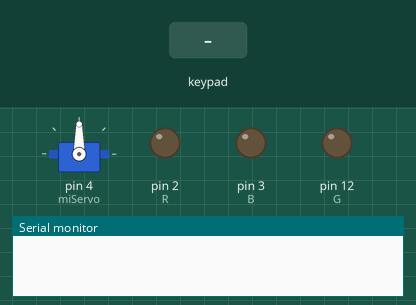
Simulated run of this sketch. Board: Arduino Uno, built with avr-gcc and run on an emulated ATmega328P. Shown: servo, output pins drawn as LEDs (lit = HIGH), the last lines printed to the serial monitor. The inputs (shaded band) are chosen by the test bench.

Above: at 1.2 s.
1.3 s: keypad keys 1 3 9 7 2 2 pressed 0.4 s apart
At 4.0 s:
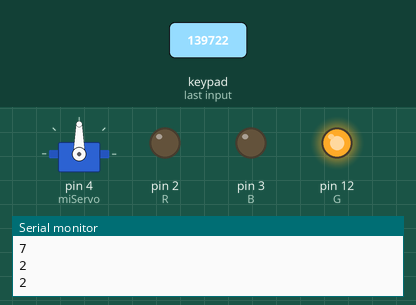
5.2 s: key '4' pressed
At 5.6 s:
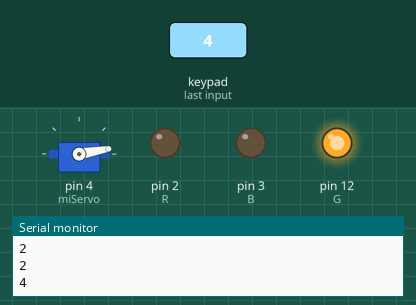
6.7 s: key 'A' pressed
At 7.9 s:
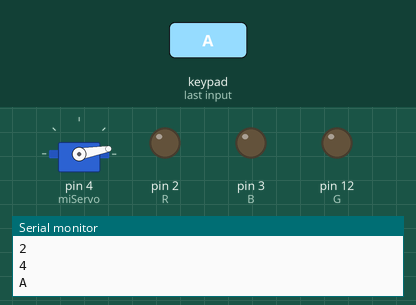
8.2 s: keypad keys 1 1 1 0 9 8 # pressed 0.4 s apart
At 9.0 s:
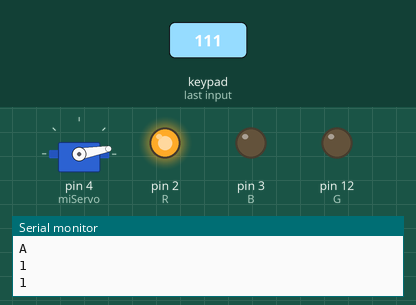
12.5 s: keypad keys 1 3 9 7 2 2 * pressed 0.4 s apart
At 13.1 s:
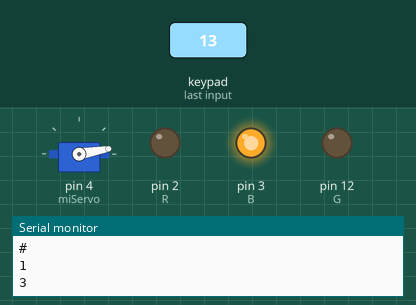
16.8 s: key '6' pressed
At 18.1 s:
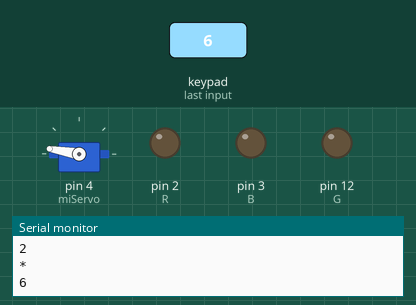
Timing chart, 0 to 19.3 s (numbered marks = the images above; inputs shaded):
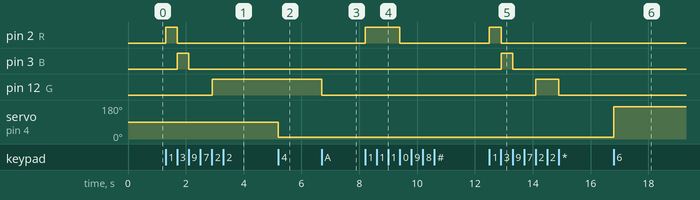

Measured:
- after the input at 1.3 s, pin 2 (R): LOW → HIGH at once, → LOW 0.39 s later; pin 3 (B): LOW → HIGH after 0.40 s, → LOW 0.40 s later; pin 12 (G): LOW → HIGH after 1.6 s
- after the input at 5.2 s, servo on pin 4 (miServo): 90° → 10° at once
- after the input at 6.7 s, pin 12 (G): HIGH → LOW at once
- after the input at 8.2 s, pin 2 (R): LOW → HIGH at once, → LOW 1.2 s later
- after the input at 12.5 s, pin 2 (R): LOW → HIGH at once, → LOW 0.40 s later; pin 3 (B): LOW → HIGH after 0.40 s, → LOW 0.40 s later; pin 12 (G): LOW → HIGH after 1.6 s, → LOW 0.79 s later
- after the input at 16.8 s, servo on pin 4 (miServo): 10° → 170° at once

The sketch:

keypad-servo-led.ino
```cpp
/*
TAREA: Controlar tres LEDs y un servo usando teclado matricial de 4x4.
- Teclas 1, 2 y 3: LEDs rojo, verde y azul.
- Teclas 4, 5 y 6: servomotor a 10, 90 y 170 grados.
*/

#include <Keypad.h>
#include <Servo.h>

Servo miServo;

//atributo const = constante
const byte filas = 4;
const byte columnas = 4;

// Matrices, Matrix, array
char Keys[filas][columnas] = {
  {'1', '2', '3', 'A'},
  {'4', '5', '6', 'B'},
  {'7', '8', '9', 'C'},
  {'*', '0', '#', 'D'}
};

byte pinsFilas[filas] = {11, 10, 9, 8};
byte pinsColumnas[columnas] = {A0, A1, A2, A3};

//matriz, pinsFilas, pinsColumnas, #fila, #columnas
Keypad teclado = Keypad(makeKeymap(Keys), pinsFilas, pinsColumnas, filas, columnas);

char tecla;

byte R = 2;
byte G = 12;
byte B = 3;

void setup()
{
  Serial.begin(9600);
  pinMode(R, OUTPUT);
  pinMode(G, OUTPUT);
  pinMode(B, OUTPUT);
  miServo.attach(4);
}

void loop()
{
  tecla = teclado.getKey();

  if(tecla){
    Serial.println(tecla);

    switch(tecla){
      case '1':
      digitalWrite(R, HIGH);
      digitalWrite(G, LOW);
      digitalWrite(B, LOW);
      break;

      case '2':
      digitalWrite(R, LOW);
      digitalWrite(G, HIGH);
      digitalWrite(B, LOW);
      break;

      case '3':
      digitalWrite(R, LOW);
      digitalWrite(G, LOW);
      digitalWrite(B, HIGH);
      break;

      case '4':
      miServo.write(10);
      break;

      case '5':
      miServo.write(90);
      break;

      case '6':
      miServo.write(170);
      break;

      default:
      digitalWrite(R, LOW);
      digitalWrite(G, LOW);
      digitalWrite(B, LOW);
      break;
    }
  }
}
```
